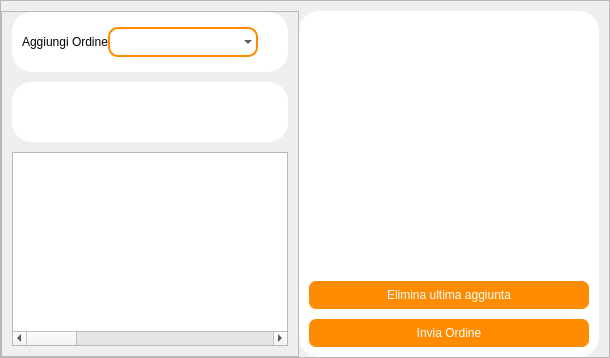
            <widget class="QWidget" name="OrdiniPage">
             <layout class="QHBoxLayout" name="horizontalLayout_6">
              <property name="spacing">
               <number>0</number>
              </property>
              <property name="leftMargin">
               <number>0</number>
              </property>
              <property name="topMargin">
               <number>0</number>
              </property>
              <property name="rightMargin">
               <number>0</number>
              </property>
              <property name="bottomMargin">
               <number>0</number>
              </property>
              <item>
               <widget class="QFrame" name="frame_aggiungi_ordine">
                <property name="frameShape">
                 <enum>QFrame::StyledPanel</enum>
                </property>
                <property name="frameShadow">
                 <enum>QFrame::Raised</enum>
                </property>
                <layout class="QHBoxLayout" name="horizontalLayout_13">
                 <property name="spacing">
                  <number>0</number>
                 </property>
                 <property name="leftMargin">
                  <number>0</number>
                 </property>
                 <property name="topMargin">
                  <number>10</number>
                 </property>
                 <property name="rightMargin">
                  <number>10</number>
                 </property>
                 <property name="bottomMargin">
                  <number>0</number>
                 </property>
                 <item>
                  <widget class="QFrame" name="frame_nuovo_ordine">
                   <property name="frameShape">
                    <enum>QFrame::StyledPanel</enum>
                   </property>
                   <property name="frameShadow">
                    <enum>QFrame::Raised</enum>
                   </property>
                   <layout class="QVBoxLayout" name="verticalLayout_12">
                    <property name="spacing">
                     <number>10</number>
                    </property>
                    <property name="leftMargin">
                     <number>10</number>
                    </property>
                    <property name="topMargin">
                     <number>0</number>
                    </property>
                    <property name="rightMargin">
                     <number>10</number>
                    </property>
                    <property name="bottomMargin">
                     <number>10</number>
                    </property>
                    <item>
                     <widget class="QFrame" name="frame_seleziona_tavolo">
                      <property name="minimumSize">
                       <size>
                        <width>0</width>
                        <height>60</height>
                       </size>
                      </property>
                      <property name="maximumSize">
                       <size>
                        <width>16777215</width>
                        <height>60</height>
                       </size>
                      </property>
                      <property name="styleSheet">
                       <string notr="true">background-color: #fff;
border-radius: 20px;</string>
                      </property>
                      <property name="frameShape">
                       <enum>QFrame::NoFrame</enum>
                      </property>
                      <property name="frameShadow">
                       <enum>QFrame::Raised</enum>
                      </property>
                      <layout class="QHBoxLayout" name="horizontalLayout_7">
                       <property name="spacing">
                        <number>0</number>
                       </property>
                       <property name="leftMargin">
                        <number>10</number>
                       </property>
                       <property name="topMargin">
                        <number>0</number>
                       </property>
                       <property name="rightMargin">
                        <number>30</number>
                       </property>
                       <property name="bottomMargin">
                        <number>0</number>
                       </property>
                       <item>
                        <widget class="QLabel" name="label_tavolo">
                         <property name="styleSheet">
                          <string notr="true">font: 500 12pt &quot;Poppins&quot;;</string>
                         </property>
                         <property name="text">
                          <string>Aggiungi Ordine</string>
                         </property>
                        </widget>
                       </item>
                       <item alignment="Qt::AlignRight|Qt::AlignVCenter">
                        <widget class="QComboBox" name="comboBox_seleziona_tavolo">
                         <property name="sizePolicy">
                          <sizepolicy hsizetype="Preferred" vsizetype="Preferred">
                           <horstretch>0</horstretch>
                           <verstretch>0</verstretch>
                          </sizepolicy>
                         </property>
                         <property name="minimumSize">
                          <size>
                           <width>150</width>
                           <height>30</height>
                          </size>
                         </property>
                         <property name="maximumSize">
                          <size>
                           <width>16777215</width>
                           <height>16777215</height>
                          </size>
                         </property>
                         <property name="styleSheet">
                          <string notr="true">border: 2px solid #ff8c00;
border-radius: 10px;
background-color:transparent;
box-shadow: none;</string>
                         </property>
                        </widget>
                       </item>
                      </layout>
                     </widget>
                    </item>
                    <item>
                     <widget class="QFrame" name="frame_seleziona_categoria">
                      <property name="minimumSize">
                       <size>
                        <width>0</width>
                        <height>60</height>
                       </size>
                      </property>
                      <property name="maximumSize">
                       <size>
                        <width>16777215</width>
                        <height>60</height>
                       </size>
                      </property>
                      <property name="styleSheet">
                       <string notr="true">background-color: #fff;
border-radius: 20px;</string>
                      </property>
                      <property name="frameShape">
                       <enum>QFrame::StyledPanel</enum>
                      </property>
                      <property name="frameShadow">
                       <enum>QFrame::Raised</enum>
                      </property>
                      <layout class="QHBoxLayout" name="horizontalLayout_8">
                       <property name="spacing">
                        <number>0</number>
                       </property>
                       <property name="leftMargin">
                        <number>0</number>
                       </property>
                       <property name="topMargin">
                        <number>0</number>
                       </property>
                       <property name="rightMargin">
                        <number>0</number>
                       </property>
                       <property name="bottomMargin">
                        <number>0</number>
                       </property>
                       <item>
                        <widget class="QTableWidget" name="table_categorie">
                         <property name="styleSheet">
                          <string notr="true">QTableView::item {
	border-radius: 10px;
	background-color: rgb(255, 227, 195);;
	margin-left: 10px;
	height: 20px!important;
	color: #ff8c00;
	margin-top: 10px;
}

QTableView::item:focus {background-color: #ff8c00; color: #fff;}
QTableView::item:hover {background-color: #ff8c00; color: #fff;}</string>
                         </property>
                         <property name="frameShape">
                          <enum>QFrame::NoFrame</enum>
                         </property>
                         <property name="defaultDropAction">
                          <enum>Qt::IgnoreAction</enum>
                         </property>
                         <property name="showGrid">
                          <bool>false</bool>
                         </property>
                         <property name="gridStyle">
                          <enum>Qt::NoPen</enum>
                         </property>
                         <attribute name="horizontalHeaderVisible">
                          <bool>false</bool>
                         </attribute>
                         <attribute name="horizontalHeaderMinimumSectionSize">
                          <number>34</number>
                         </attribute>
                         <attribute name="horizontalHeaderDefaultSectionSize">
                          <number>100</number>
                         </attribute>
                         <attribute name="verticalHeaderVisible">
                          <bool>false</bool>
                         </attribute>
                         <attribute name="verticalHeaderDefaultSectionSize">
                          <number>50</number>
                         </attribute>
                         <attribute name="verticalHeaderStretchLastSection">
                          <bool>false</bool>
                         </attribute>
                         <row>
                          <property name="text">
                           <string>New Row</string>
                          </property>
                         </row>
                        </widget>
                       </item>
                      </layout>
                     </widget>
                    </item>
                    <item>
                     <widget class="QFrame" name="frame_seleziona_portata">
                      <property name="frameShape">
                       <enum>QFrame::StyledPanel</enum>
                      </property>
                      <property name="frameShadow">
                       <enum>QFrame::Raised</enum>
                      </property>
                      <layout class="QHBoxLayout" name="horizontalLayout_9">
                       <property name="spacing">
                        <number>0</number>
                       </property>
                       <property name="leftMargin">
                        <number>0</number>
                       </property>
                       <property name="topMargin">
                        <number>0</number>
                       </property>
                       <property name="rightMargin">
                        <number>0</number>
                       </property>
                       <property name="bottomMargin">
                        <number>0</number>
                       </property>
                       <item>
                        <widget class="QTableWidget" name="tableWidget">
                         <property name="sizePolicy">
                          <sizepolicy hsizetype="Preferred" vsizetype="Preferred">
                           <horstretch>200</horstretch>
                           <verstretch>200</verstretch>
                          </sizepolicy>
                         </property>
                         <property name="layoutDirection">
                          <enum>Qt::LeftToRight</enum>
                         </property>
                         <property name="styleSheet">
                          <string notr="true">QScrollBar:vertical {
width: 7px;
		background-color: white;
		margin: 0px 0px 0px 0px;
		border-radius: 10px;
    }
QScrollBar::handle {
        background: rgb(125, 125, 125);
        border-radius: 2px;
    }

QTableView::item {
    border-radius: 10px;
	color: black;
	height: 20px!important;
	background-color: #fff;
}

QTableView::item:focus {background-color: rgb(255, 170, 0); color: white;}
QTableView::item:hover {background-color: rgb(255, 170, 0); color: white;}</string>
                         </property>
                         <property name="frameShape">
                          <enum>QFrame::NoFrame</enum>
                         </property>
                         <property name="lineWidth">
                          <number>0</number>
                         </property>
                         <property name="editTriggers">
                          <set>QAbstractItemView::AnyKeyPressed|QAbstractItemView::DoubleClicked</set>
                         </property>
                         <property name="selectionMode">
                          <enum>QAbstractItemView::SingleSelection</enum>
                         </property>
                         <property name="showGrid">
                          <bool>true</bool>
                         </property>
                         <property name="gridStyle">
                          <enum>Qt::NoPen</enum>
                         </property>
                         <property name="wordWrap">
                          <bool>true</bool>
                         </property>
                         <attribute name="horizontalHeaderVisible">
                          <bool>false</bool>
                         </attribute>
                         <attribute name="horizontalHeaderCascadingSectionResizes">
                          <bool>true</bool>
                         </attribute>
                         <attribute name="horizontalHeaderDefaultSectionSize">
                          <number>140</number>
                         </attribute>
                         <attribute name="horizontalHeaderHighlightSections">
                          <bool>true</bool>
                         </attribute>
                         <attribute name="horizontalHeaderShowSortIndicator" stdset="0">
                          <bool>false</bool>
                         </attribute>
                         <attribute name="horizontalHeaderStretchLastSection">
                          <bool>true</bool>
                         </attribute>
                         <attribute name="verticalHeaderVisible">
                          <bool>false</bool>
                         </attribute>
                         <attribute name="verticalHeaderCascadingSectionResizes">
                          <bool>false</bool>
                         </attribute>
                         <attribute name="verticalHeaderDefaultSectionSize">
                          <number>100</number>
                         </attribute>
                         <attribute name="verticalHeaderShowSortIndicator" stdset="0">
                          <bool>false</bool>
                         </attribute>
                         <attribute name="verticalHeaderStretchLastSection">
                          <bool>false</bool>
                         </attribute>
                         <column>
                          <property name="text">
                           <string>New Column</string>
                          </property>
                         </column>
                         <column>
                          <property name="text">
                           <string>New Column</string>
                          </property>
                         </column>
                         <column>
                          <property name="text">
                           <string>New Column</string>
                          </property>
                         </column>
                         <column>
                          <property name="text">
                           <string>New Column</string>
                          </property>
                         </column>
                         <column>
                          <property name="text">
                           <string>New Column</string>
                          </property>
                         </column>
                        </widget>
                       </item>
                      </layout>
                     </widget>
                    </item>
                   </layout>
                  </widget>
                 </item>
                 <item>
                  <widget class="QFrame" name="frame_ordine_view">
                   <property name="maximumSize">
                    <size>
                     <width>300</width>
                     <height>16777215</height>
                    </size>
                   </property>
                   <property name="styleSheet">
                    <string notr="true">background-color: #fff;
border-radius: 20px;</string>
                   </property>
                   <property name="frameShape">
                    <enum>QFrame::NoFrame</enum>
                   </property>
                   <property name="frameShadow">
                    <enum>QFrame::Raised</enum>
                   </property>
                   <layout class="QVBoxLayout" name="verticalLayout_15">
                    <property name="spacing">
                     <number>0</number>
                    </property>
                    <property name="leftMargin">
                     <number>0</number>
                    </property>
                    <property name="topMargin">
                     <number>10</number>
                    </property>
                    <property name="rightMargin">
                     <number>0</number>
                    </property>
                    <property name="bottomMargin">
                     <number>10</number>
                    </property>
                    <item>
                     <widget class="QFrame" name="frame_view_ordine">
                      <property name="minimumSize">
                       <size>
                        <width>300</width>
                        <height>0</height>
                       </size>
                      </property>
                      <property name="maximumSize">
                       <size>
                        <width>16777215</width>
                        <height>16777215</height>
                       </size>
                      </property>
                      <property name="frameShape">
                       <enum>QFrame::NoFrame</enum>
                      </property>
                      <property name="frameShadow">
                       <enum>QFrame::Raised</enum>
                      </property>
                      <layout class="QVBoxLayout" name="verticalLayout_21">
                       <property name="spacing">
                        <number>0</number>
                       </property>
                       <property name="leftMargin">
                        <number>0</number>
                       </property>
                       <property name="topMargin">
                        <number>0</number>
                       </property>
                       <property name="rightMargin">
                        <number>0</number>
                       </property>
                       <property name="bottomMargin">
                        <number>0</number>
                       </property>
                       <item>
                        <widget class="QScrollArea" name="scrollArea">
                         <property name="maximumSize">
                          <size>
                           <width>16777215</width>
                           <height>16777215</height>
                          </size>
                         </property>
                         <property name="styleSheet">
                          <string notr="true">QScrollBar:vertical {
		width: 7px;
		background-color: white;
		margin: 0px 0px 0px 0px;
		border-radius: 10px;
    }
QScrollBar::handle {
        background: rgb(125, 125, 125);
        border-radius: 2px;
    }
</string>
                         </property>
                         <property name="frameShape">
                          <enum>QFrame::NoFrame</enum>
                         </property>
                         <property name="frameShadow">
                          <enum>QFrame::Plain</enum>
                         </property>
                         <property name="widgetResizable">
                          <bool>true</bool>
                         </property>
                         <widget class="QWidget" name="scrollAreaWidgetContents_2">
                          <property name="geometry">
                           <rect>
                            <x>0</x>
                            <y>0</y>
                            <width>300</width>
                            <height>451</height>
                           </rect>
                          </property>
                          <layout class="QVBoxLayout" name="verticalLayout_22">
                           <property name="spacing">
                            <number>0</number>
                           </property>
                           <property name="leftMargin">
                            <number>0</number>
                           </property>
                           <property name="topMargin">
                            <number>0</number>
                           </property>
                           <property name="rightMargin">
                            <number>0</number>
                           </property>
                           <property name="bottomMargin">
                            <number>0</number>
                           </property>
                          </layout>
                         </widget>
                        </widget>
                       </item>
                      </layout>
                     </widget>
                    </item>
                    <item>
                     <widget class="QFrame" name="frame_8">
                      <property name="maximumSize">
                       <size>
                        <width>16777215</width>
                        <height>110</height>
                       </size>
                      </property>
                      <property name="frameShape">
                       <enum>QFrame::NoFrame</enum>
                      </property>
                      <property name="frameShadow">
                       <enum>QFrame::Raised</enum>
                      </property>
                      <layout class="QVBoxLayout" name="verticalLayout_16">
                       <property name="spacing">
                        <number>0</number>
                       </property>
                       <property name="leftMargin">
                        <number>10</number>
                       </property>
                       <property name="topMargin">
                        <number>0</number>
                       </property>
                       <property name="rightMargin">
                        <number>10</number>
                       </property>
                       <property name="bottomMargin">
                        <number>0</number>
                       </property>
                       <item>
                        <widget class="QPushButton" name="btn_elimina_ordine">
                         <property name="cursor">
                          <cursorShape>PointingHandCursor</cursorShape>
                         </property>
                         <property name="styleSheet">
                          <string notr="true">border-radius: 7px;
color: #fff;
font: 500 11pt &quot;Poppins&quot;;
background-color: #ff8c00;
padding: 7px
</string>
                         </property>
                         <property name="text">
                          <string>Elimina ultima aggiunta</string>
                         </property>
                        </widget>
                       </item>
                       <item>
                        <widget class="QPushButton" name="btn_invio_ordine">
                         <property name="cursor">
                          <cursorShape>PointingHandCursor</cursorShape>
                         </property>
                         <property name="styleSheet">
                          <string notr="true">border-radius: 7px;
color: #fff;
font: 500 11pt &quot;Poppins&quot;;
background-color: #ff8c00;
padding: 7px;
margin-top: 10px;
</string>
                         </property>
                         <property name="text">
                          <string>Invia Ordine</string>
                         </property>
                        </widget>
                       </item>
                      </layout>
                     </widget>
                    </item>
                   </layout>
                  </widget>
                 </item>
                </layout>
               </widget>
              </item>
             </layout>
            </widget>
